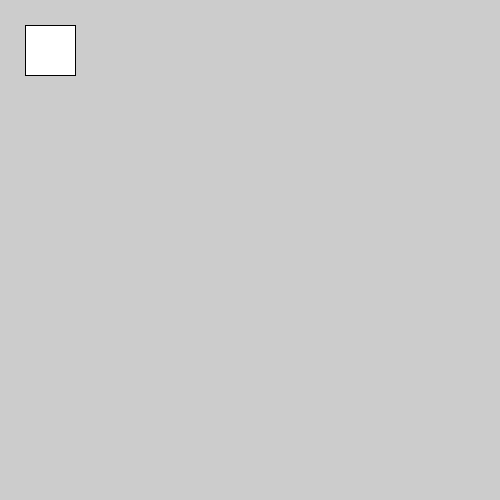
Frame 1 (no input)
Frame 60 (the mouse pressed at the canvas centre just before this capture): identical to frame 1, image omitted
Frame 120 (the mouse held since frame 60 and released just before this capture): identical to frame 1, image omitted

The Processing sketch that drew this single still picture (run headless with seeded random() and noise(); from frame 60 on, the mouse is pressed at the canvas centre):

// Processing sketch: box
// ── box.pde
int x = 25;
int y = 25;
int size = 50;

void setup(){
size(500,500);
}

void draw() {

  if (mousePressed == true) {
    if(mouseX > x && mouseX < x+size){
    fill(0); 
      y = mouseY - size/2;
  x = mouseX - size/2;
  }
} else {
    fill(255);
  }
  rect(x, y, size, size);
}

void mousePressed(){
println("Mouse Pressed At");
println(mouseX);
println(mouseY);

}

void mouseReleased(){
println("Mouse Pressed At");
println(mouseX);
println(mouseY);

}
